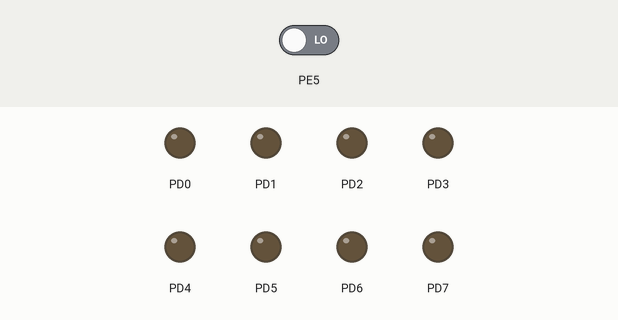
Recording of a program running on a simulated ATmega1281, built with avr-gcc and emulated at 1 MHz. On the bench: output pins drawn as LEDs (lit = HIGH). Inputs (shaded band) come from the test bench; at power-on: PE5 LOW.

Above: at 1.2 s.
1.3 s: PE5 driven HIGH
At 2.3 s:
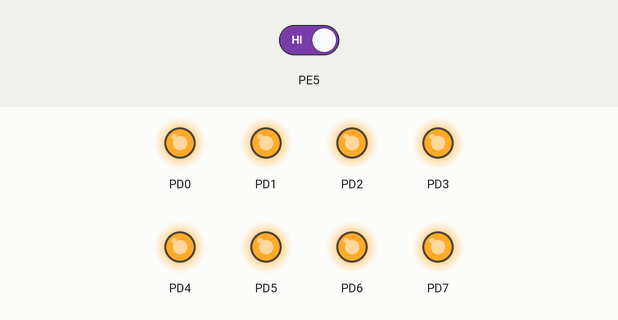
Timing chart, 0 to 4.3 s (numbered marks = the images above; inputs shaded):
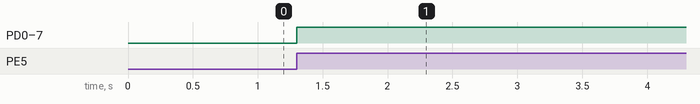

Measured:
- after the input at 1.3 s, PD0–7: LOW → HIGH at once

The program:

main.c
```c
#include "main.h"

ISR( __vector_default )
{
	PORTD = 0xA5;
	while(1);
}

ISR( INT5_vect )
{
	PORTD = ~ PORTD;
}

void init(void)
{
	// allow power to stabilize
	_delay_ms(250);

	// port settings
	DDRD = 0xFF;
	PORTD = 0x00;

	// set up interrupt5
	EICRB = ( 1 << ISC51 ) | ( 1 << ISC50 );
	EIMSK = ( 1 << INT5 );

	// enable interrupts
	sei();

	return;
}

int main(void)
{
	init();

//  write your code here
	while(1);

	return 0;
}
```

main.h
```c
#define F_CPU 1000000UL

#include <avr/io.h>
#include <util/delay.h>
#include <avr/interrupt.h>
```
